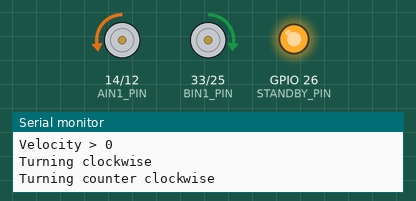
The sketch below on a simulated ESP32. Parts: motor-driver pin pairs drawn as motors (green arrow = first pin HIGH = forward, orange = second pin HIGH = backward, longer = more drive, scaled by the enable pin, stopped while the standby pin is LOW), output pins drawn as LEDs (lit = HIGH), the last lines printed to the serial monitor.

Above: at 1.5 s.
At 4.5 s:
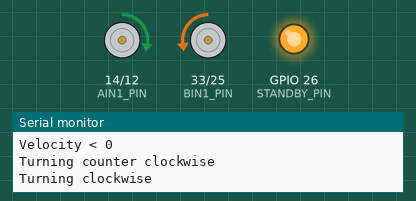
Timing chart, 0 to 7.8 s (numbered marks = the images above):
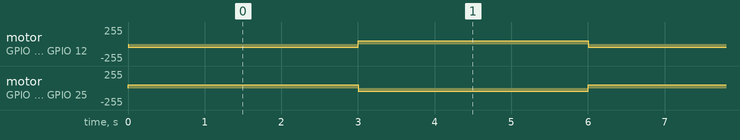

Measured:
- by itself, motor on GPIO 14 (AIN1_PIN) / GPIO 12 (AIN2_PIN): alternates forward 51/255 for 3.0 s and backward 51/255 for 3.0 s
- by itself, motor on GPIO 33 (BIN1_PIN) / GPIO 25 (BIN2_PIN): alternates forward 50/255 for 3.0 s and backward 50/255 for 3.0 s

The sketch:

04-driving.ino
```cpp
#include <Arduino.h>

// include code from 03-change-speed

int TURN_LEFT = 0;
int TURN_RIGHT = 1;
int TURN_NONE = 2;
int TURN_AMOUNT_MAX = 100;

int STANDBY_PIN = 26;

int PWMA_PIN = 27;
int AIN1_PIN = 14;
int AIN2_PIN = 12;

int PWMB_PIN = 32;
int BIN1_PIN = 33;
int BIN2_PIN = 25;

void setupSerial()
{
  Serial.begin(115200);
}

void setupPins()
{
  pinMode(STANDBY_PIN, OUTPUT);

  pinMode(PWMA_PIN, OUTPUT);
  pinMode(AIN1_PIN, OUTPUT);
  pinMode(AIN2_PIN, OUTPUT);

  pinMode(PWMB_PIN, OUTPUT);
  pinMode(BIN1_PIN, OUTPUT);
  pinMode(BIN2_PIN, OUTPUT);
}

void cwOrCCW(int cwA, int cwB)
{
  // TODO: print message about whether we're turning clockwise
  if (cwA)
  {
    Serial.println("Turning clockwise");
    // TODO: turn clockwise
    digitalWrite(AIN1_PIN, LOW);
    digitalWrite(AIN2_PIN, HIGH);
  }
  else
  {
    Serial.println("Turning counter clockwise");
    // TODO: turn counter-clockwise
    digitalWrite(AIN1_PIN, HIGH);
    digitalWrite(AIN2_PIN, LOW);
  }

  if (cwB)
  {
    Serial.println("Turning clockwise");
    // TODO: turn clockwise
    digitalWrite(BIN1_PIN, LOW);
    digitalWrite(BIN2_PIN, HIGH);
  }
  else
  {
    Serial.println("Turning counter clockwise");
    // TODO: turn counter-clockwise
    digitalWrite(BIN1_PIN, HIGH);
    digitalWrite(BIN2_PIN, LOW);
  }
}

/// @brief Drive the robot by supplying different parameters
/// @param velocity Drive forward
/// @param turnDirection 0 for left; 1 for right. 2 for not turning
/// @param turnAmount 0 - 100; Larger the number, the more you turn
void drive(int velocity, int turnDirection = TURN_NONE, int turnAmount = 0)
{
  // TODO: finish this
  if (turnDirection == TURN_LEFT)
  {
    Serial.println("Velocity > 0");
    cwOrCCW(1, 0);

    analogWrite(PWMA_PIN, velocity * 1.02);
    analogWrite(PWMB_PIN, velocity);
  }
  else if (turnDirection == TURN_RIGHT)
  {
    Serial.println("Velocity < 0");
    cwOrCCW(0, 1);

    analogWrite(PWMA_PIN, velocity * 1.02);
    analogWrite(PWMB_PIN, velocity);
  }
  else if (turnDirection == TURN_NONE)
  {
    if (turnDirection == TURN_LEFT)
    {
      Serial.println("Velocity > 0");
      cwOrCCW(1, 1);

      analogWrite(PWMA_PIN, velocity * 1.02);
      analogWrite(PWMB_PIN, velocity);
    }
    else if (turnDirection == TURN_RIGHT)
    {
      Serial.println("Velocity < 0");
      cwOrCCW(0, 0);

      analogWrite(PWMA_PIN, velocity * 1.02);
      analogWrite(PWMB_PIN, velocity);
    }
  }
}

void changeToStandby(int shouldStandby)
{
  // shouldStandBy = 1: standby
  // shouldStandBy = 0: let the motor move

  // TODO: complete the standby function

  if (shouldStandby)
  {
    digitalWrite(STANDBY_PIN, LOW);
  }
  else
  {
    digitalWrite(STANDBY_PIN, HIGH);
  }
}

void setup()
{
  // include code from 03-change-speed
  setupSerial();

  setupPins();

  drive(0, TURN_NONE, 0);
  changeToStandby(true);
}

void loop()
{
  /* TODO: complete this sequence:
  Run each step for 1 second.
  1. Drive forward
  2. Drive backward
  3. Drive left, forward
  3. Drive left, backward
  4. Drive right, forward
  5. Drive right, backward

  Also print messages in serial to indicate what's going on
  */
  changeToStandby(false);
  drive(50, TURN_LEFT, 0);
  delay(3000);

  drive(50, TURN_RIGHT, 0);
  delay(3000);
}
```
